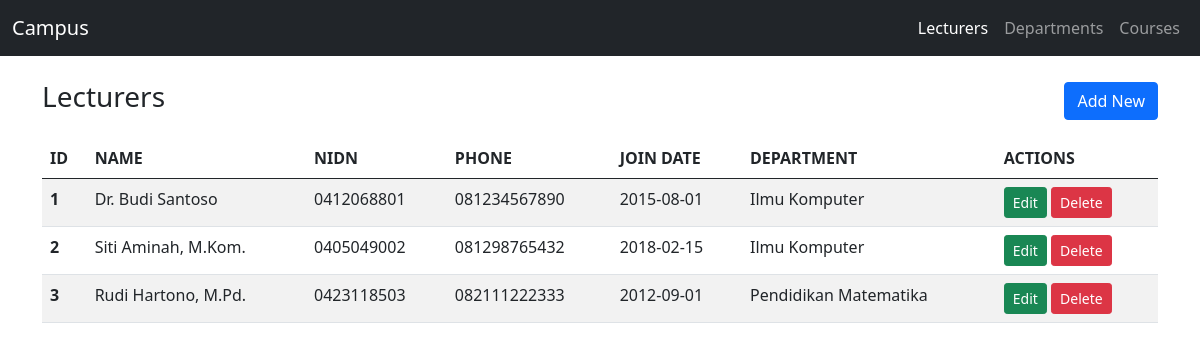
The app's page /Project/index.php with its own data.
### tables this page shows
CREATE TABLE `lecturers` (
  `id` INT(11) NOT NULL AUTO_INCREMENT,
  `name` VARCHAR(100) NOT NULL,
  `nidn` VARCHAR(20) NOT NULL,
  `phone` VARCHAR(20) NOT NULL,
  `join_date` DATE NOT NULL,
  `department_id` INT(11) DEFAULT NULL,
  PRIMARY KEY (`id`),
  KEY `fk_lecturer_department` (`department_id`),
  CONSTRAINT `fk_lecturer_department` FOREIGN KEY (`department_id`)
    REFERENCES `departments` (`id`) ON DELETE SET NULL ON UPDATE CASCADE
);

CREATE TABLE `departments` (
  `id` INT(11) NOT NULL AUTO_INCREMENT,
  `name` VARCHAR(100) NOT NULL,
  `faculty` VARCHAR(100) NOT NULL,
  PRIMARY KEY (`id`)
);

### Project/controllers/BaseController.php (called while the page is built, shortened)
<?php
abstract class BaseController
{
    protected function render(string $view, array $data = []): void
    {
        extract($data);
        require __DIR__ . '/../views/layout/header.php';
        require __DIR__ . "/../views/$view.php";
        require __DIR__ . '/../views/layout/footer.php';
    }
}

### Project/controllers/LecturerController.php (called while the page is built, shortened)
<?php
require_once __DIR__ . '/BaseController.php';
class LecturerController extends BaseController
{
    private Lecturer $model;
    public function __construct()
    {
        $this->model = new Lecturer();
    }
    public function index(): void
    {
        $this->render('lecturers/index', ['lecturers' => $this->model->all()]);
    }
}

### Project/index.php (called while the page is built, shortened)
<?php
function e($value): string
{
    return htmlspecialchars((string)$value, ENT_QUOTES, 'UTF-8');
}
$action = $_GET['action'] ?? 'index';
(new $class())->$action();

### Project/models/Lecturer.php (called while the page is built, shortened)
<?php
class Lecturer
{
    private mysqli $db;
    public function __construct()
    {
        $this->db = Database::connect();
    }
    public function all(): array
    {
        $sql = "SELECT l.*, d.name AS department_name
                FROM lecturers l
                LEFT JOIN departments d ON d.id = l.department_id
                ORDER BY l.id";
        return $this->db->query($sql)->fetch_all(MYSQLI_ASSOC);
    }
}

### Project/views/lecturers/index.php (the view, shortened to what this page needs)
<div class="d-flex justify-content-between align-items-center mb-3">
  <h3>Lecturers</h3>
  <a class="btn btn-primary" href="index.php?page=lecturers&action=create">Add New</a>
</div>
<table class="table table-striped">
  <thead>
    <tr>
      <th>ID</th><th>NAME</th><th>NIDN</th><th>PHONE</th><th>JOIN DATE</th><th>DEPARTMENT</th><th>ACTIONS</th>
    </tr>
  </thead>
  <tbody>
    <?php foreach ($lecturers as $row): ?>
      <tr>
        <th><?= e($row['id']) ?></th>
        <td><?= e($row['name']) ?></td>
        <td><?= e($row['nidn']) ?></td>
        <td><?= e($row['phone']) ?></td>
        <td><?= e($row['join_date']) ?></td>
        <td><?= e($row['department_name'] ?? '-') ?></td>
        <td>
          <a class="btn btn-success btn-sm" href="index.php?page=lecturers&action=edit&id=<?= e($row['id']) ?>">Edit</a>
          <form method="post" action="index.php?page=lecturers&action=delete" class="d-inline"
                onsubmit="return confirm('Hapus lecturer ini? Course miliknya ikut terhapus.')">
            <button class="btn btn-danger btn-sm">Delete</button>
          </form>
        </td>
      </tr>
    <?php endforeach; ?>
  </tbody>
</table>

### records on screen
lecturers: id "1", name "Dr. Budi Santoso", nidn "0412068801", phone "081234567890", join_date "2015-08-01", department.name "Ilmu Komputer"
lecturers: id "2", name "Siti Aminah, M.Kom.", nidn "0405049002", phone "081298765432", join_date "2018-02-15", department.name "Ilmu Komputer"
lecturers: id "3", name "Rudi Hartono, M.Pd.", nidn "0423118503", phone "082111222333", join_date "2012-09-01", department.name "Pendidikan Matematika"

### other values on screen
$label "Lecturers"
$label "Departments"
$label "Courses"
